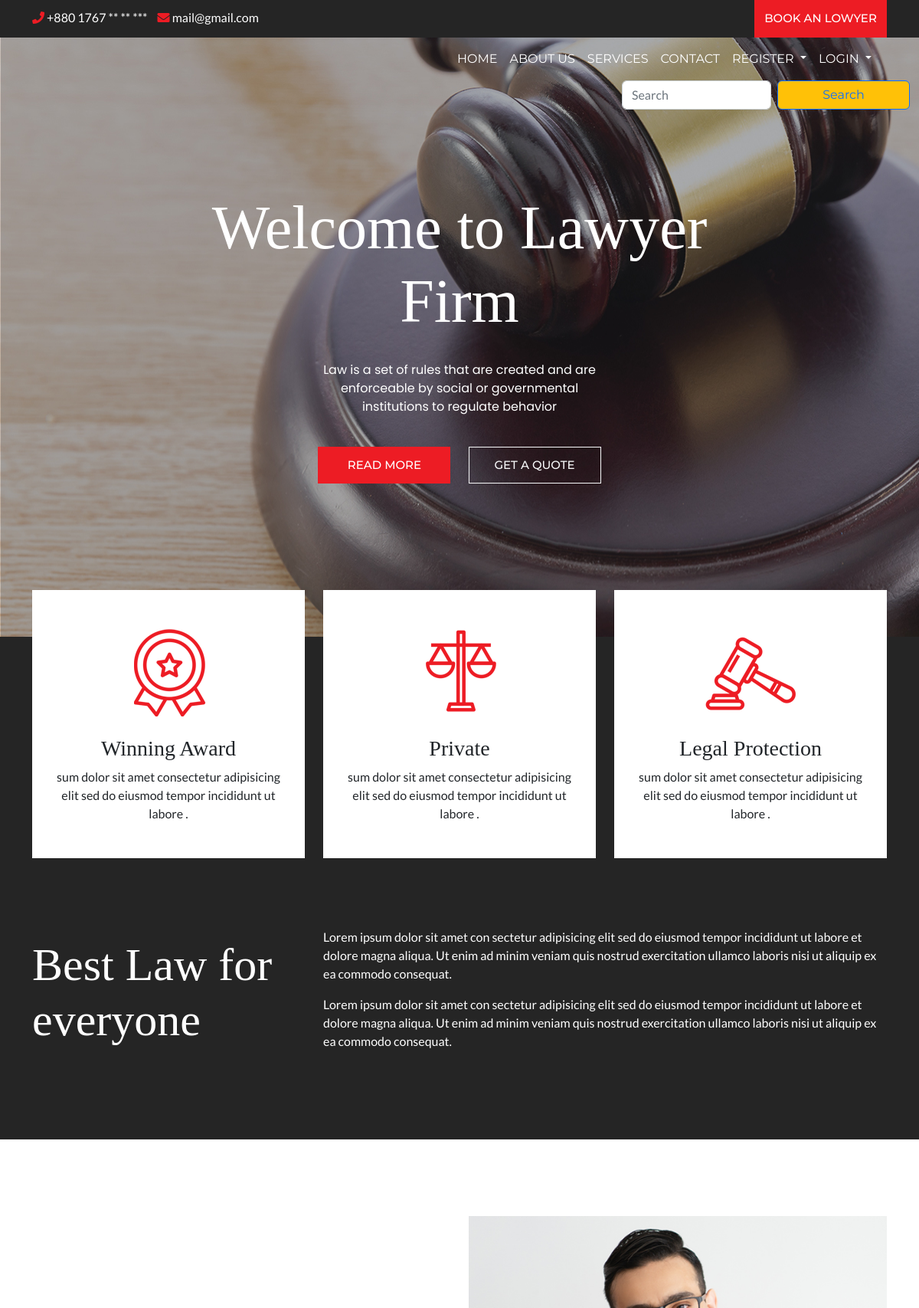
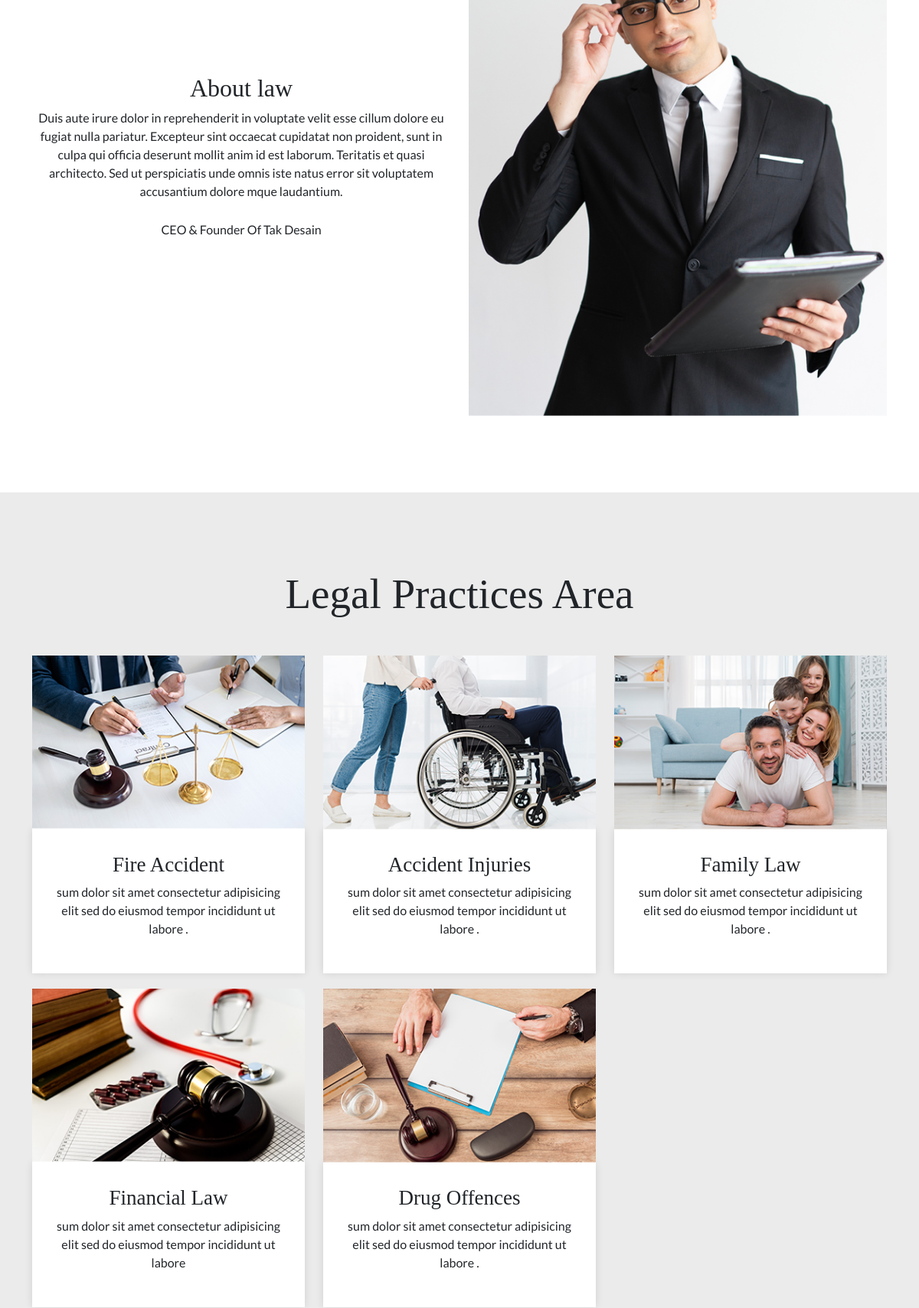
The page / (upper part) on the database its author committed (2 pictures, top to bottom).
### tables this page shows
CREATE TABLE `lawyercategories` (
  `id` int(11) NOT NULL,
  `category` varchar(700) NOT NULL,
  `description` varchar(3000) NOT NULL,
  `image` varchar(400) NOT NULL
);

### index.php (the view, shortened to what this page needs)
<?php include 'header.php' ?>
<section class="features-section">
	<div class="container">
		<div class="row top-features">
			<div class="col-lg-4">
				<div class="features-box">
					<img src="images/icon.png" alt="">
					<h3>Winning Award</h3>
					<p>sum dolor sit amet consectetur adipisicing elit sed do eiusmod tempor incididunt ut labore .</p>
				</div>
			</div>
			<div class="col-lg-4">
				<div class="features-box">
					<img src="images/icon2.png" alt="">
					<h3>Private</h3>
					<p>sum dolor sit amet consectetur adipisicing elit sed do eiusmod tempor incididunt ut labore .</p>
				</div>
			</div>
			<div class="col-lg-4">
				<div class="features-box">
					<img src="images/icon3.png" alt="">
					<h3>Legal Protection</h3>
					<p>sum dolor sit amet consectetur adipisicing elit sed do eiusmod tempor incididunt ut labore .</p>
				</div>
			</div>
		</div>
		<div class="row align-items-center">
			<div class="col-lg-4">
				<div class="left-head">
					<h2>Best Law for everyone</h2>
				</div>
			</div>
			<div class="col-lg-8">
				<div class="right-text">
					<p>Lorem ipsum dolor sit amet con sectetur adipisicing elit sed do eiusmod tempor incididunt ut labore et dolore magna aliqua. Ut enim ad minim veniam quis nostrud exercitation ullamco laboris nisi ut aliquip ex ea commodo consequat. </p>
					<p>Lorem ipsum dolor sit amet con sectetur adipisicing elit sed do eiusmod tempor incididunt ut labore et dolore magna aliqua. Ut enim ad minim veniam quis nostrud exercitation ullamco laboris nisi ut aliquip ex ea commodo consequat. </p>
				</div>
			</div>
		</div>
	</div>
</section>
<section class="about-section" id="about-section-id">
	<div class="container">
		<div class="row  align-items-center">
			<div class="col-lg-6">
				<div class="about-text text-center">
					<h2>About law </h2>
					<p>Duis aute irure dolor in reprehenderit in voluptate velit esse cillum dolore eu fugiat nulla pariatur. Excepteur sint occaecat cupidatat non proident, sunt in culpa qui officia deserunt mollit anim id est laborum. Teritatis et quasi architecto. Sed ut perspiciatis unde omnis iste natus error sit voluptatem accusantium dolore mque laudantium.
					</p>
					<div class="signature">
						<p>CEO & Founder Of Tak Desain</p>
					</div>
				</div>
			</div>
			<div class="col-lg-6">
				<div class="about-img">
					<img src="images/about.jpg" alt="">
				</div>
			</div>
		</div>
	</div>
</section>
<section class="services-section" id="services-section-id">
	<div class="container">
		<div class="row">
			<div class="col-md-12">
				<div class="section-title-main">
					<h2 class="section-title">Legal Practices Area</h2>
				</div>
			</div>
			<?php
			$query = "select * from lawyercategories;";
			$result = $conn->query($query);
			if ($result->num_rows > 0) {
				while ($row = $result->fetch_assoc()) {
					$category = $row['category'];
					$description = $row['description'];
					$image = $row['image'];
			?>
					<div class="col-lg-4">
						<div class="services-box">
							<div class="services-media">
								<img src="images/<?php echo $image ?>" alt="">
							</div>
							<div class="services-info">
								<h3><?php echo $category ?></h3>
								<p><?php echo $description ?></p>
							</div>
						</div>
					</div>
			<?php
				}
			}
			?>
		</div>
	</div>
</section>
<?php include 'footer.php' ?>

### css/style.css (style rules this page uses)
body { font-family: 'Lato', sans-serif; margin: 0px; padding: 0px; }
img { max-width: 100%; }
h1, h2, h3, h4, h5, h6 { font-family: 'Playfair Display', serif; }
section.features-section { background: #252525; padding-bottom: 100px; }
.features-box { background: #FFF; padding: 30px; text-align: center; margin-bottom: 30px; }
.left-head h2 { color: #FFF; font-size: 60px; }
.right-text { color: #FFF; }
.row.top-features { top: -61px; position: relative; }
section.about-section { padding: 100px 0px 70px; }
.signature p { position: relative; top: -14px; }
.about-text { margin-bottom: 30px; }
.about-img { margin-bottom: 30px; }
section.services-section { background: #ebebeb; text-align: center; padding: 100px 0px 80px; }
.section-title-main { margin-bottom: 47px; }
.services-box { margin-bottom: 20px; }
.services-media img { width: 100%; }
.services-info { padding: 30px; background: #FFF; box-shadow: 0px 0px 10px rgba(0, 0, 0, .11); }
.services-info h3 { font-size: 27px; }
h2.section-title { font-size: 55px; }

### rows shown on the page
lawyercategories: image (picture), category "Fire Accident", description "sum dolor sit amet consectetur adipisicing elit sed do eiusmod tempor incididunt ut labore ."
lawyercategories: image (picture), category "Accident Injuries", description "sum dolor sit amet consectetur adipisicing elit sed do eiusmod tempor incididunt ut labore ."
lawyercategories: image (picture), category "Family Law", description "sum dolor sit amet consectetur adipisicing elit sed do eiusmod tempor incididunt ut labore ."
lawyercategories: image (picture), category "Financial Law", description "sum dolor sit amet consectetur adipisicing elit sed do eiusmod tempor incididunt ut labore"
lawyercategories: image (picture), category "Drug Offences", description "sum dolor sit amet consectetur adipisicing elit sed do eiusmod tempor incididunt ut labore ."
